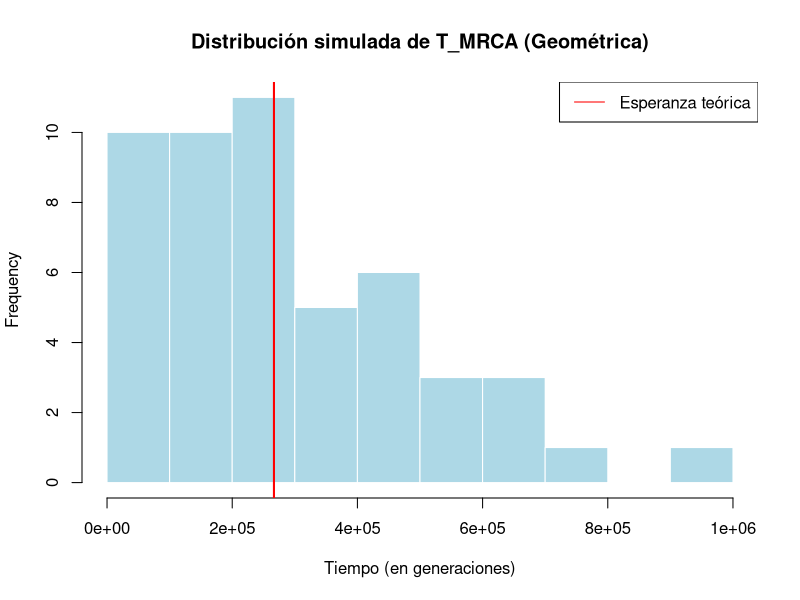

Generate this figure with R:
## ---- chunk 1

N <- 1e5
n <- 3

# probabilidad de exito
p3 <- 6/(4*N)
p2 <- 2/(4*N)

# Esperanzas para cada T
E_T3 <- 1 / p3
E_T2 <- 1 / p2
E_TMRCA <- E_T3 + E_T2

# i. Simulaciones de T_MRCA
set.seed(123)  # asegurando que los números sea siempre los mismos
T3 <- rgeom(50, prob = p3)
T2 <- rgeom(50, prob = p2)
T_MRCA <- T3 + T2

cat("Esperanza teorica de T_MRCA =", E_TMRCA, " y la esperanza simulada T_MRCA =", mean(T_MRCA), "\n")

# Comparar con la esperanza teórica
hist(T_MRCA,
     main = "Distribución simulada de T_MRCA (Geométrica)",
     xlab = "Tiempo (en generaciones)",
     col = "lightblue", border = "white")
abline(v = E_TMRCA, col = "red", lwd = 2, lty = 1)
legend("topright", legend = c("Esperanza teórica"), col = "red", lty = 1)

## ---- chunk 2

# -----------------------------
# Parámetros
# -----------------------------
N <- 5e5        # tamaño efectivo
mu <- 1e-5      # tasa de mutación
n <- 4          # número de secuencias

# -----------------------------
# 1. Simular tiempos de coalescencia
# -----------------------------
# Función para simular tiempo de espera (geométrico)
simular_T <- function(n_linajes, N) {
  pares <- choose(n_linajes, 2)
  p <- pares / (2 * N)     # probabilidad de coalescencia por generación
  rgeom(1, p)              # tiempo de espera ~ geométrica
}

# Guardamos los tiempos
T4 <- simular_T(4, N)
T3 <- simular_T(3, N)
T2 <- simular_T(2, N)

cat("T4 =", T4, "\n")
cat("T3 =", T3, "\n")
cat("T2 =", T2, "\n")

# -----------------------------
# 2. Tiempo total de ramas
# -----------------------------
T_total <- (4 * T4) + (3 * T3) + (2 * T2)
cat("Tiempo total de ramas =", T_total, "\n")

# -----------------------------
# 3. Número de mutaciones (S)
# -----------------------------
S <- rpois(1, lambda = T_total * mu)  # Poisson con media T_total * mu
cat("Número de mutaciones S =", S, "\n")

# -----------------------------
# 4. Diversidad nucleotídica (π)
# -----------------------------
pi_est <- 4 * N * mu
cat("π esperado =", pi_est, "\n")

# -----------------------------
# 5. Theta de Watterson (θW)
# -----------------------------
a_n <- sum(1 / (1:(n - 1)))
theta_W <- S / a_n
cat("θW estimado =", theta_W, "\n")
